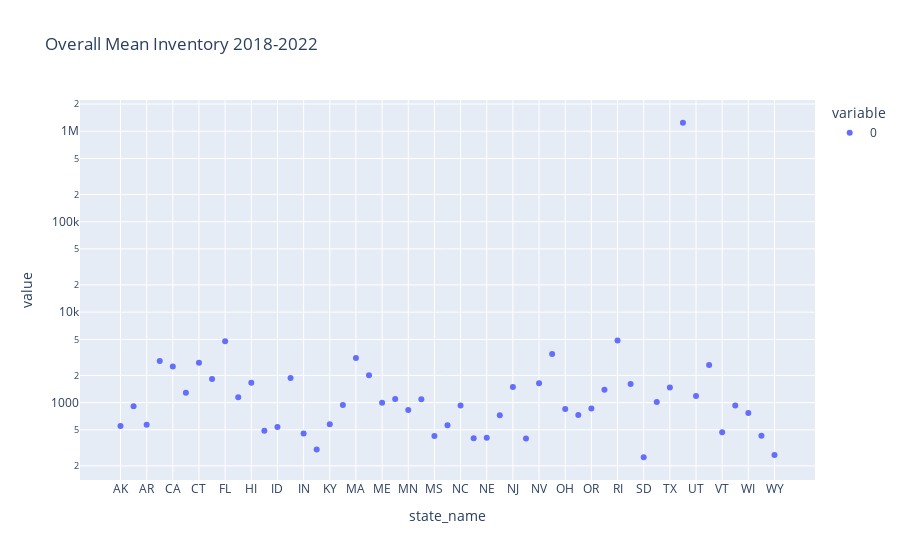

The code cell stored with this chart in its notebook:
### Code cell
px.scatter(state_inv.mean(axis=1), log_y=True, title='Overall Mean Inventory 2018-2022')

### Figure 1 — Plotly figure (JSON) as saved in the notebook; plotly's stock layout.template omitted (floating-point values rounded to 4 significant figures)
{"data": [{"hovertemplate": "variable=0<br>state_name=%{x}<br>value=%{y}<extra></extra>", "legendgroup": "0", "marker": {"color": "#636efa", "symbol": "circle"}, "mode": "markers", "name": "0", "orientation": "v", "showlegend": true, "type": "scatter", "x": ["AK", "AL", "AR", "AZ", "CA", "CO", "CT", "DE", "FL", "GA", "HI", "IA", "ID", "IL", "IN", "KS", "KY", "LA", "MA", "MD", "ME", "MI", "MN", "MO", "MS", "MT", "NC", "ND", "NE", "NH", "NJ", "NM", "NV", "NY", "OH", "OK", "OR", "PA", "RI", "SC", "SD", "TN", "TX", "USA", "UT", "VA", "VT", "WA", "WI", "WV", "WY"], "xaxis": "x", "y": [551.6, 909.4, 568.5, 2883.0, 2508.0, 1286.0, 2751.0, 1825.0, 4762.0, 1149.0, 1654.0, 487.2, 538.3, 1876.0, 456.3, 302.9, 576.5, 939.7, 3108.0, 2009.0, 993.9, 1094.0, 827.6, 1089.0, 428.3, 563.4, 928.2, 403.9, 409.4, 725.1, 1490.0, 400.5, 1637.0, 3448.0, 849.0, 728.2, 859.7, 1383.0, 4874.0, 1607.0, 248.8, 1015.0, 1464.0, 1242000.0, 1182.0, 2610.0, 469.1, 931.4, 766.1, 431.0, 263.7], "yaxis": "y"}], "layout": {"legend": {"title": {"text": "variable"}, "tracegroupgap": 0}, "title": {"text": "Overall Mean Inventory 2018-2022"}, "xaxis": {"anchor": "y", "domain": [0, 1], "title": {"text": "state_name"}}, "yaxis": {"anchor": "x", "domain": [0, 1], "title": {"text": "value"}, "type": "log"}}}
